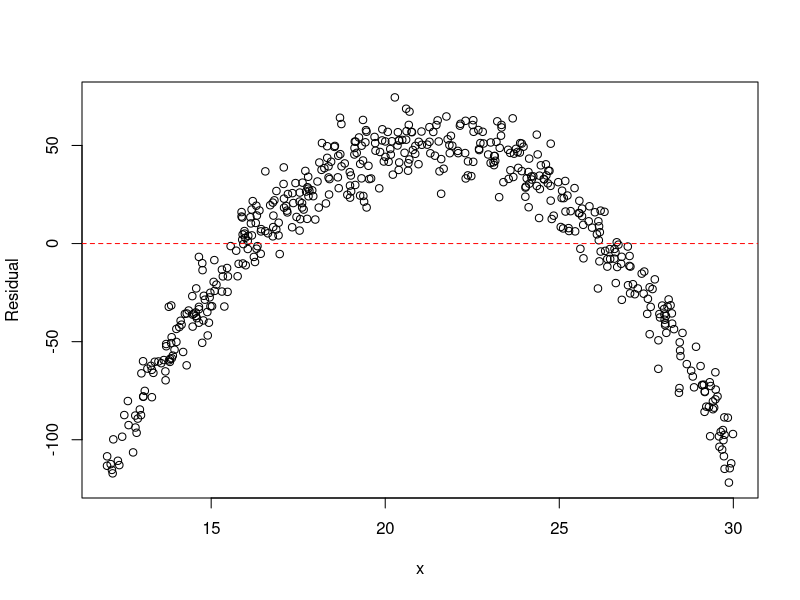
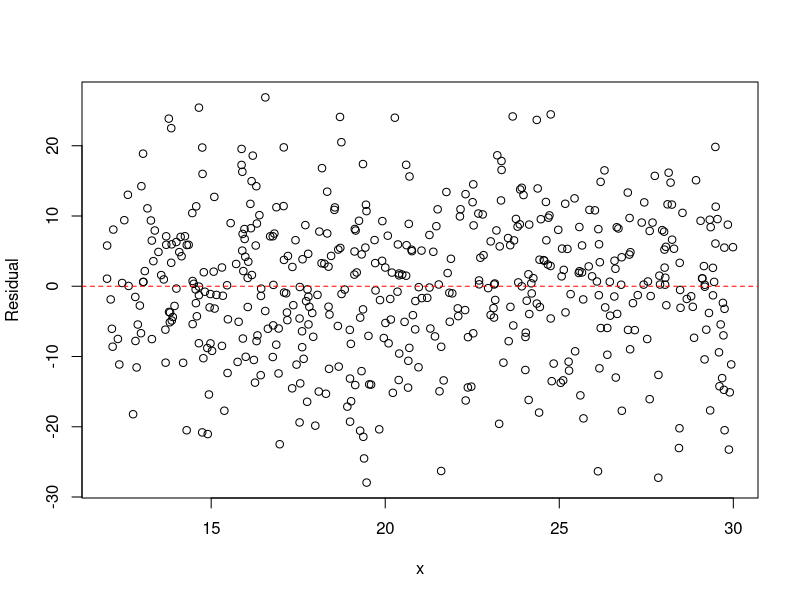
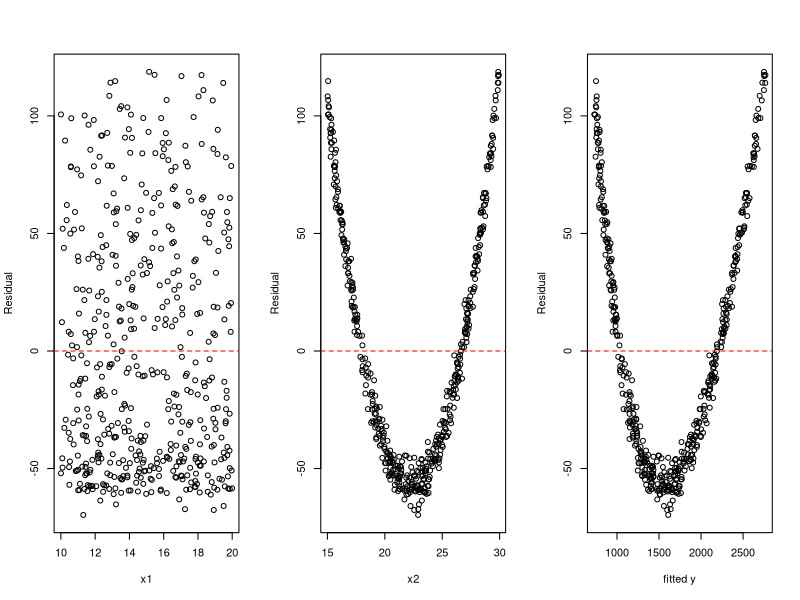
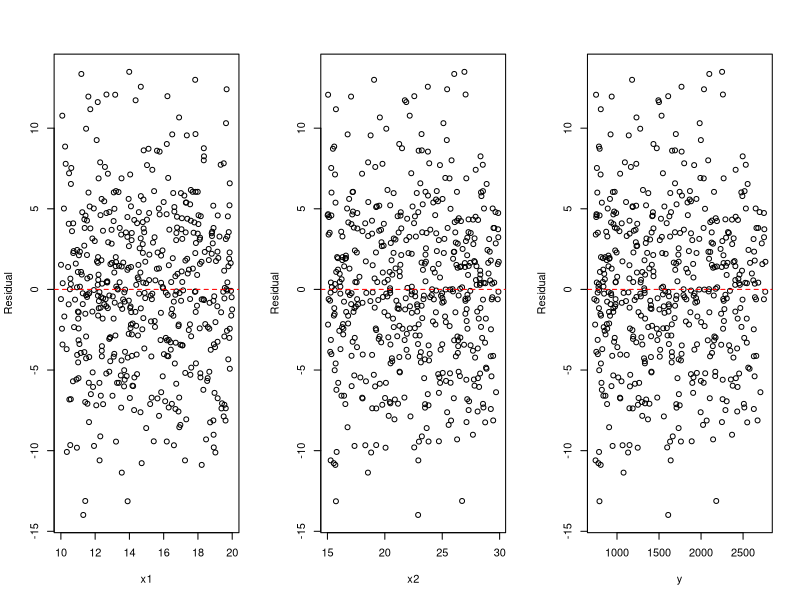
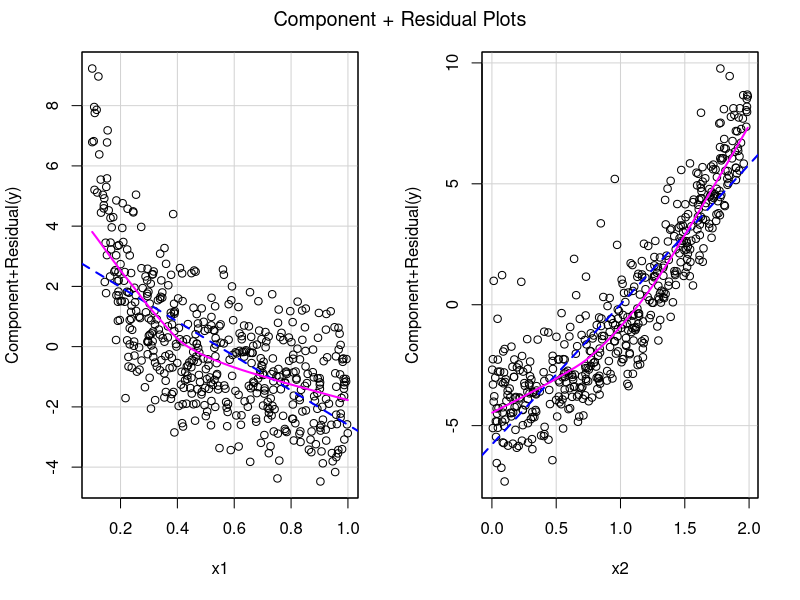
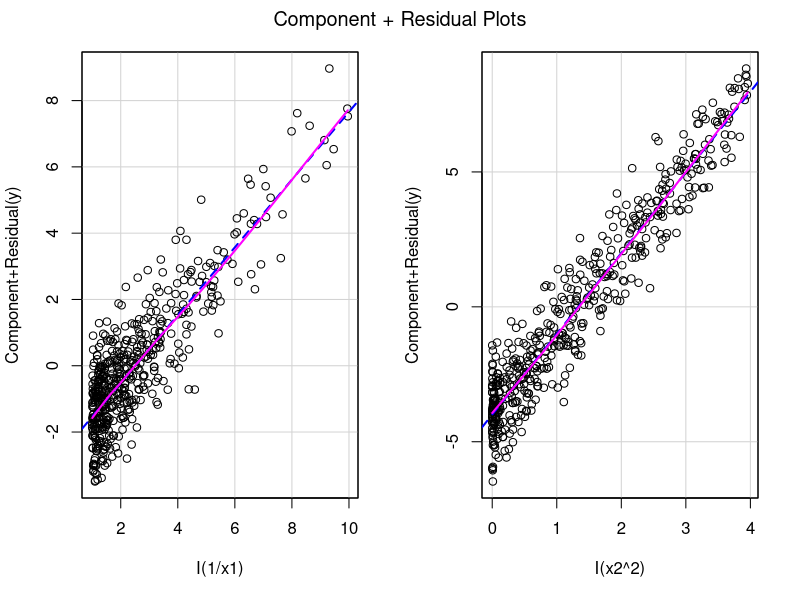
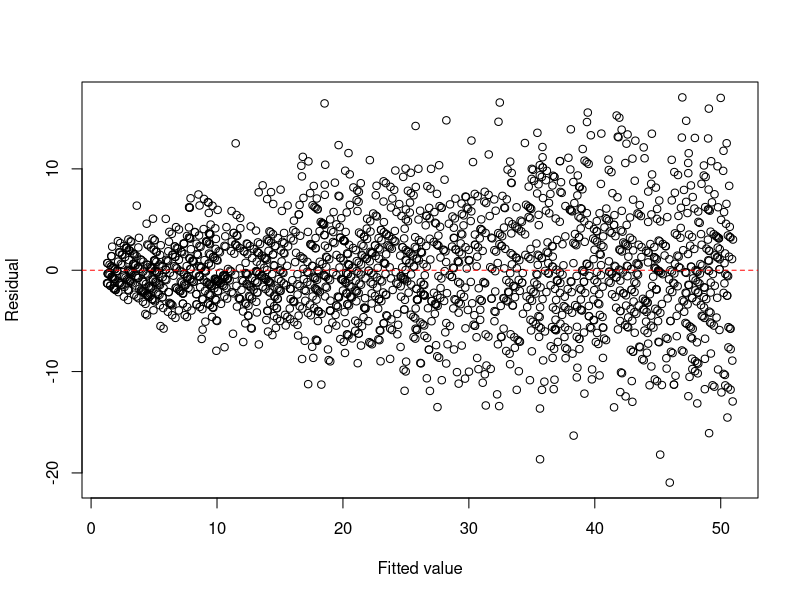
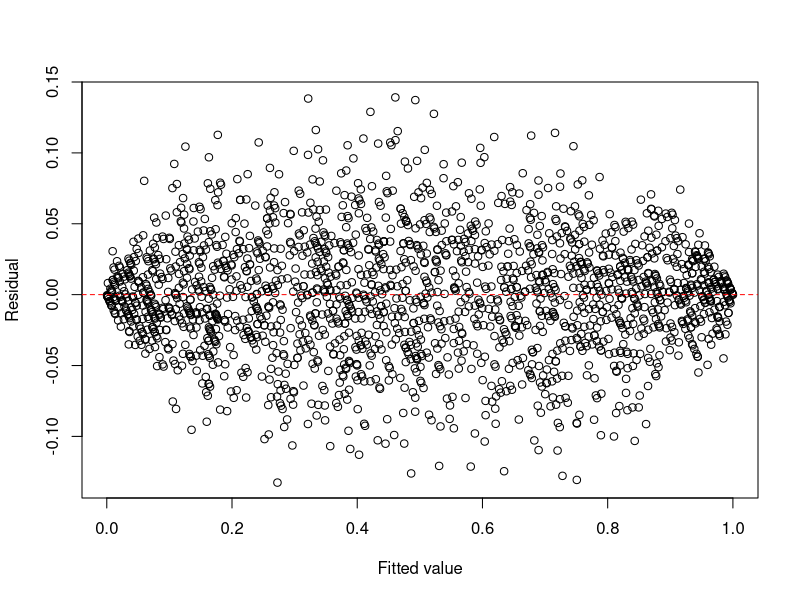

Reproduce these figures in R, in order. (Note: this script raises an error after producing the figures.)
## ---- chunk 1
set.seed(123)

n <- 500

x <- runif(n, 12, 30)
y <- 55.7 + 0.5969 * x - 2 * (x)^2 + rnorm(n, 0, 10)
## ---- chunk 2
fit <- lm(y ~ x)
plot(x, resid(fit), xlab = "x", ylab = "Residual")
abline(h = 0, col = "red", lty = 2)
## ---- chunk 3
fit2 <- lm(y ~ x + I(x^2))
plot(x, resid(fit2), xlab = "x", ylab = "Residual")
abline(h = 0, col = "red", lty = 2)
## ---- chunk 4
set.seed(123)

n <- 500

x1 <- runif(n, 10, 20)
x2 <- runif(n, 15, 30)
y <- 5 + 4 * x1 + 3 * x2^2 + rnorm(n, 0, 5)
## ---- chunk 5
#| fig-show: hold
#| fig-width: 10
#| fig-height: 4
fit <- lm(y ~ x1 + x2)

par(mfrow = c(1, 3))
plot(x1, resid(fit), xlab = "x1", ylab = "Residual")
abline(h = 0, col = "red", lty = 2)
plot(x2, resid(fit), xlab = "x2", ylab = "Residual")
abline(h = 0, col = "red", lty = 2)
plot(y, resid(fit), xlab = "fitted y", ylab = "Residual")
abline(h = 0, col = "red", lty = 2)
par(mfrow = c(1, 1))
## ---- chunk 6
#| fig-show: hold
#| fig-width: 10
#| fig-height: 4
fit2 <- lm(y ~ x1 + x2 + I(x2^2))

par(mfrow = c(1, 3))
plot(x1, resid(fit2), xlab = "x1", ylab = "Residual")
abline(h = 0, col = "red", lty = 2)
plot(x2, resid(fit2), xlab = "x2", ylab = "Residual")
abline(h = 0, col = "red", lty = 2)
plot(y, resid(fit2), xlab = "y", ylab = "Residual")
abline(h = 0, col = "red", lty = 2)
par(mfrow = c(1, 1))
## ---- chunk 7
set.seed(123)

n <- 500

x1 <- runif(n, .1, 1)
x2 <- runif(n, 0, 2)
y <- 5 + 1 / x1 + 3 * x2^2 + rnorm(n, 0, 1)
## ---- chunk 8
#| warning: false
#| fig-width: 10
#| fig-height: 4
library(car)

fit <- lm(y ~ x1 + x2)
summary(fit)
crPlots(fit)
## ---- chunk 9
#| fig-width: 10
#| fig-height: 4
fit1 <- lm(y ~ I(1 / x1) + I(x2^2))
summary(fit1)
crPlots(fit1)
## ---- chunk 10
set.seed(1)

n <- 2000
x <- runif(n, 0, 25)
y <- rpois(n, 1 + 2 * x)

dat1 <- data.frame(x = x, y = y)

fit1 <- lm(y ~ x, data = dat1)

plot(fitted(fit1), resid(fit1), xlab = "Fitted value", ylab = "Residual")
abline(h = 0, col = "red", lty = 2)
## ---- chunk 11
set.seed(1)

n <- 2000
m <- 100
x <- runif(n, 0, 1)
y <- rbinom(n, m, x) / m

dat2 <- data.frame(x = x, y = y)

fit2 <- lm(y ~ x, data = dat2)

plot(fitted(fit2), resid(fit2), xlab = "Fitted value", ylab = "Residual")
abline(h = 0, col = "red", lty = 2)
## ---- chunk 12
set.seed(1)

n <- 2000
x <- runif(n, 1, 20)
eps <- exp(rnorm(n, 0, 0.4))
y <- x * eps

dat3 <- data.frame(x = x, y = y)

fit3 <- lm(y ~ x, data = dat3)

plot(fitted(fit3), resid(fit3), xlab = "Fitted value", ylab = "Residual")
abline(h = 0, col = "red", lty = 2)
## ---- chunk 13
set.seed(1)

n <- 2000
x <- runif(n, 0, 25)
y <- rpois(n, 1 + 2 * x)

dat1 <- data.frame(x = x, y = y)

fit1 <- lm(I(sqrt(y)) ~ x, data = dat1)

plot(fitted(fit1), resid(fit1), xlab = "Fitted value", ylab = "Residual")
abline(h = 0, col = "red", lty = 2)
## ---- chunk 14
fit1c <- lm(I(sqrt(y)) ~ x + I(x^2), data = dat1)

plot(fitted(fit1c), resid(fit1c), xlab = "Fitted value", ylab = "Residual")
abline(h = 0, col = "red", lty = 2)
summary(fit1c)
## ---- chunk 15
fit1c
## ---- chunk 16
set.seed(1)

n <- 2000
m <- 100
x <- runif(n, 0, 1)
y <- rbinom(n, m, x) / m

dat2 <- data.frame(x = x, y = y)

fit2 <- lm(I(asin(sqrt(y))) ~ x, data = dat2)

plot(fitted(fit2), resid(fit2), xlab = "Fitted value", ylab = "Residual")
abline(h = 0, col = "red", lty = 2)
## ---- chunk 17
fit2c <- lm(I(asin(sqrt(y))) ~ x + I(x^2) + I(x^3), data = dat2)

plot(fitted(fit2c), resid(fit2c), xlab = "Fitted value", ylab = "Residual")
abline(h = 0, col = "red", lty = 2)

summary(fit2c)
## ---- chunk 18
set.seed(1)

n <- 2000
x <- runif(n, 1, 20)
eps <- exp(rnorm(n, 0, 0.4))
y <- x * eps

dat3 <- data.frame(x = x, y = y)

fit3 <- lm(log(y) ~ log(x), data = dat3)

plot(fitted(fit3), resid(fit3), xlab = "Fitted value", ylab = "Residual")
abline(h = 0, col = "red", lty = 2)
## ---- chunk 19
set.seed(123)

n <- 500

x1 <- runif(n, 1, 2)
x2 <- runif(n, 1, 3)
y <- exp(3 * x1 + 4 * x2 + rnorm(n, 0, 1))
dat <- data.frame(x1 = x1, x2 = x2, y = y)
## ---- chunk 20
library(MASS)

fit <- lm(y ~ x1 + x2, data = dat)
boxcox(fit)
## ---- chunk 21
fit1 <- lm(y ~ ., data = dat)
summary(fit1)
plot(fit1, which = 1)
## ---- chunk 22
fit2 <- lm(I(sqrt(y)) ~ ., data = dat)
summary(fit2)
plot(fit2, which = 1)
## ---- chunk 23
fit3 <- lm(I(log(y)) ~ ., data = dat)
summary(fit3)
plot(fit3, which = 1)
## ---- chunk 24
set.seed(1)

n <- 2000
x <- runif(n, 1, 2)
eps <- rnorm(n)
y <- 10 + 2 * x + eps
dat1 <- data.frame(x = x, y = y)
fit1 <- lm(y ~ x, data = dat1)

plot(fit1, which = 2)
## ---- chunk 25
set.seed(1)

n <- 2000
x <- runif(n, 1, 2)
mu <- exp(1 + x)
y <- rlnorm(n, log(mu), 0.5)
dat2 <- data.frame(x = x, y = y)
fit2 <- lm(y ~ x, data = dat2)

plot(fit2, which = 2)
## ---- chunk 26
boxcox(fit2)
## ---- chunk 27
fit2c <- lm(I(log(y)) ~ x, data = dat2)
plot(fit2c, which = 2)
## ---- chunk 28
set.seed(1)

n <- 2000
x <- runif(n, 1, 2)
eps <- rnorm(n, 0, 0.25 * x)^3
y <- 5 + 2 * x + eps
dat3 <- data.frame(x = x, y = y)
fit3 <- lm(y ~ x, data = dat3)

plot(fit3, which = 2)
## ---- chunk 29
boxcox(fit3)
## ---- chunk 30
fit3c <- lm(I(sqrt(y)) ~ x, data = dat3)
plot(fit3c, which = 2)
## ---- chunk 31
dat <- data.frame(
    x = c(1, 2, 3, 4, 5, 6, 7, 8, 9, 10),
    y = c(3, 6, 7, 9, 11, 13, 14, 17, 19, 40)
)
fit <- lm(y ~ x, data = dat)
## ---- chunk 32
rstandard(fit)
## ---- chunk 33
plot(dat$x, rstandard(fit))
## ---- chunk 34
dat <- data.frame(
    x = c(1, 2, 3, 4, 5, 6, 7, 8, 9, 10),
    y = c(3, 6, 7, 9, 11, 13, 14, 17, 19, 40)
)
fit <- lm(y ~ x, data = dat)
## ---- chunk 35
rstudent(fit)
## ---- chunk 36
plot(dat$x, rstudent(fit))
## ---- chunk 37
x <- c(1, 2, 3, 4, 5, 10)
y <- c(2, 3, 5, 7, 8, 2)

dat <- data.frame(x, y)

fit <- lm(y ~ x, data = dat)

plot(x, y)
abline(fit, col = "red", lwd = 2)

hatvalues(fit)
## ---- chunk 38
x <- c(1, 2, 3, 4, 5, 10)
y <- c(2, 3, 5, 7, 8, 2)

dat <- data.frame(x, y)

fit <- lm(y ~ x, data = dat)

plot(x, y)
abline(fit, col = "red", lwd = 2)

cooks.distance(fit)
## ---- chunk 39
x <- c(1, 2, 3, 4, 5, 6, 7, 8, 12)
y <- c(2, 4, 5, 4, 6, 7, 8, 9, 3)

dat <- data.frame(x, y)
fit <- lm(y ~ x, data = dat)
## ---- chunk 40
summary(fit)
## ---- chunk 41
#| fig-show: hold
par(mfrow = c(2, 2))
plot(fit)
par(mfrow = c(1, 1))
